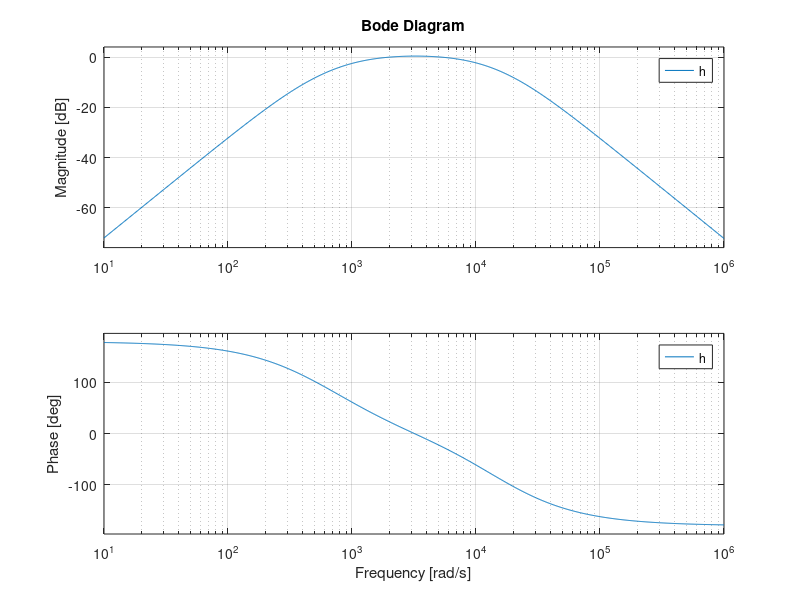

MATLAB code for this plot:
% Example of how to do a BODE plot using MATLAB

% Specify the transfer function (two vectors that represent the coefficients of the numerator and denominator of the transfer function separated by a comma).

h=tf([2.02*10^-5 0 0],[8.2*10^-14 2.58*10^-9 2.1*10^-5 26.4*10^-3 8]);

% do the plot (freq. in radians/sec by default)

bode(h)